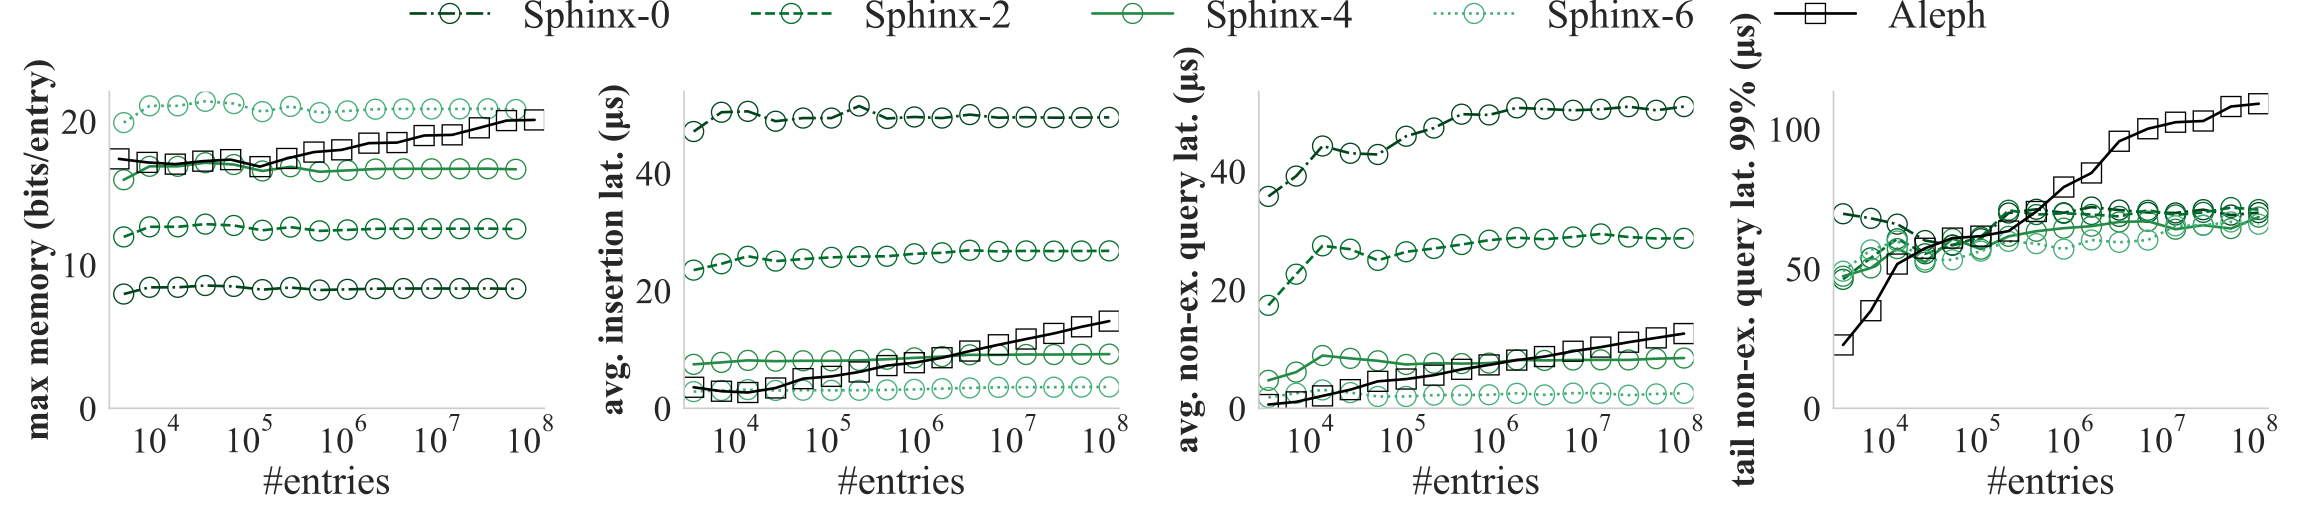

Generate this figure with Python:
import pandas as pd
import matplotlib.pyplot as plt
import seaborn as sns
import os
import numpy as np
from matplotlib.ticker import LogLocator, NullFormatter
from consts import amp2

sns.set_theme(
    style="whitegrid",
    rc={
        "font.family": "serif",
        "font.serif": ["Times New Roman"],
        "font.size": 16,
        "text.usetex": False,
        "mathtext.fontset": "custom",
        "mathtext.rm": "Times New Roman",
    },
)
font_ampl = 1.4 * amp2
# only consider entries greater than this threshold.
from_ = 3000

# folder containing the csv files
home_dir = os.environ.get("HOME")
folder = os.path.join(home_dir, "research/sphinx-review/benchmark/data-extra-bits")

# define the csv files (adjust the names if needed)
files = {
    "extrabits0": os.path.join(folder, "benchmark_Fleck_ExtraBits1.csv"),
    "extrabits2": os.path.join(folder, "benchmark_Fleck_ExtraBits2.csv"),
    "extrabits4": os.path.join(folder, "benchmark_Fleck_ExtraBits4.csv"),
    "extrabits6": os.path.join(folder, "benchmark_Fleck_ExtraBits6.csv"),
    "infinifilter": os.path.join(folder, "benchmark_InfiniFilter.csv"),
}

# mapping of dataset keys to legend labels (using fleck-{i})
legend_names = {
    "extrabits0": "Sphinx",
    "extrabits2": "Sphinx-2",
    "extrabits4": "Sphinx-4",
    "extrabits6": "Sphinx-6",
    "infinifilter": "Aleph",
}

# function to read csv if it exists, otherwise return None


def read_csv_if_exists(file_path):
    if os.path.exists(file_path):
        return pd.read_csv(file_path)
    else:
        print(f"file {file_path} does not exist. skipping...")
        return None


# read all csv files into a dictionary of dataframes
datasets = {}
for label, file_path in files.items():
    df = read_csv_if_exists(file_path)
    if df is not None:
        # filter data so that only rows with num_entries > from_ are kept
        datasets[label] = df

# New, darker color palette for extrabits (a range of darker blues)
colors = {
    "extrabits0": "#00441B",  # very dark green
    "extrabits2": "#006D2C",
    "extrabits4": "#238B45",
    "extrabits6": "#41AE76",
    "infinifilter": "#000000",
}

# Use the same marker for extrabits (hollow circle) and a distinct one for infinifilter
markers = {
    "extrabits0": "o",
    "extrabits2": "o",
    "extrabits4": "o",
    "extrabits6": "o",
    "infinifilter": "s",
}

# Define distinct linestyles for each dataset to aid differentiation (especially for colorblind users)
linestyles = {
    "extrabits0": "-.",  # solid
    "extrabits2": "--",  # dashed
    "extrabits4": "-",  # dash-dot
    "extrabits6": ":",  # dotted
    "infinifilter": "-",  # or you can choose another style if preferred
}


def sample_points_by_log2(x_array, y_array, offset, rate):
    n = len(x_array)
    diff = np.diff(np.floor(np.log2(x_array) * rate + offset))
    idx = np.where(diff != 0)[0] + 1
    # if idx.size == 0 or idx[-1] != n - 1:
    #     idx = np.append(idx, n - 1)
    print(f"Number of samples: {len(idx)}")
    return x_array[idx], y_array[idx]


def smooth_data_insertion_with_expansion(data, column):
    x = data["num_entries"]
    y = data[column]
    bins = np.floor(np.log2(x)).astype(int)
    df_bins = pd.DataFrame({"bin": bins, "y": y})
    grouped = df_bins.groupby("bin")["y"].mean().reset_index()
    grouped["num_entries"] = 2 ** (grouped["bin"] + 1)
    grouped = grouped[grouped["num_entries"] > from_]
    # moving average
    grouped["y"] = grouped["y"].rolling(window=3, min_periods=1).mean()
    return grouped["num_entries"], grouped["y"]


def smooth_data(data, column, window_size, label, factor=3):
    roll_mean = data[column].rolling(window=window_size, min_periods=1).mean()
    roll_std = data[column].std()
    mask = (data[column] - roll_mean).abs() <= factor * roll_std
    filtered = data[column].where(mask)
    filtered_filled = filtered.interpolate(limit_direction="both")
    smoothed = filtered_filled.rolling(window=window_size, min_periods=1).mean()
    return smoothed


def local_extrema(data, col, label):
    min_entries = 0
    x = data["num_entries"]
    first_index = x[x > min_entries].index.min()
    win = 1
    mask1 = (data[col] >= data[col].shift(win)) & (data[col] >= data[col].shift(-win))
    win = 2
    mask2 = (data[col] >= data[col].shift(win)) & (data[col] >= data[col].shift(-win))
    mask = mask1 & mask2
    mask.iloc[first_index] = True
    mask.iloc[:first_index] = False
    mask.iloc[-1] = False
    extrema = data.loc[mask, col]
    x_ax = data.loc[mask, "num_entries"]
    return x_ax, extrema


def plot_metric(
    metric,
    ylabel,
    title,
    ax,
    datasets,
    skip=1,
    smoothing_window=1,
    no_smooth=True,
    y_limit=None,
    marker_size=8,
):
    for label, data in datasets.items():
        if "memory" in metric:
            x_ax, plot_data = local_extrema(data, metric, label)
        elif metric == "insertion_time":
            x_ax, plot_data = smooth_data_insertion_with_expansion(data, metric)
        else:
            plot_data = smooth_data(data, metric, smoothing_window, label)
            x_ax, plot_data = sample_points_by_log2(
                data["num_entries"], plot_data, 0.3, 1
            )
        from_index = np.asarray(x_ax).ravel().searchsorted(from_)
        plot_data = plot_data[from_index:]
        if metric != "memory":
            plot_data = plot_data / 1000
        x_ax = x_ax[from_index:]

        ax.plot(
            x_ax,
            plot_data,
            label=legend_names.get(label, label),  # use mapped legend name
            color=colors[label],
            marker=markers[label],
            markerfacecolor="none",  # hollow markers
            markersize=marker_size * 1.5,
            linestyle=linestyles[label],  # use the new linestyle
            linewidth=2,  # optionally, thicker lines for better visibility
            alpha=1,
        )

    if y_limit:
        ax.set_ylim(0, y_limit)
    else:
        ax.set_ylim(0)
    # set ticks all powers of 10 from 10**4 to 10**8

    ax.grid(False)  # remove grid lines
    ax.set_xlabel("#entries", fontsize=font_ampl * 18)  # x-axis not bold
    ax.set_ylabel(ylabel, fontsize=font_ampl * 16, fontweight="bold")  # y-axis bold
    ax.yaxis.set_label_coords(-0.16, 0.43)
    # set x-axis to logarithmic scale
    ax.tick_params(axis="both", which="major", labelsize=16 * font_ampl)
    ax.set_xscale("log")
    ticks = [10**i for i in range(4, 9)]
    ax.set_xticks(ticks)


# create a 1x3 grid of subplots for insertion time, query time, and non-existent query time
fig, axes = plt.subplots(1, 4, figsize=(24, 5), sharey=False)
smoothing_window = 20
skip = -1
MARKER_SIZE = 10

plot_metric(
    "memory",
    "max memory (bits/entry)",
    "nothing here",
    axes[0],
    datasets,
    skip=skip,
    smoothing_window=smoothing_window,
    no_smooth=False,
    marker_size=MARKER_SIZE,
)


plot_metric(
    "insertion_time",
    "avg. insertion lat. (μs)",
    "insertion time vs # entries",
    axes[1],
    datasets,
    skip=skip,
    smoothing_window=smoothing_window,
    no_smooth=False,
    marker_size=MARKER_SIZE,
)
plot_metric(
    "non_exs_query_time",
    # microsecond
    "avg. non-ex. query lat. (μs)",
    "non-existent query time vs # entries",
    axes[2],
    datasets,
    skip=skip,
    smoothing_window=smoothing_window,
    no_smooth=False,
    marker_size=MARKER_SIZE,
)
plot_metric(
    "tail-99-non-exs",
    # microsecond
    "tail-99 non-ex. query lat. (μs)",
    "non-existent query time vs # entries",
    axes[3],
    datasets,
    skip=skip,
    smoothing_window=smoothing_window,
    no_smooth=False,
    marker_size=MARKER_SIZE,
)


# add a bit more space on top of y-axis in the middle diagram
ylim_mid = axes[1].get_ylim()


# create a single legend for all curves and place it at the top center
lines, labels = axes[0].get_legend_handles_labels()
fig.legend(
    lines,
    labels,
    loc="upper center",
    ncol=len(datasets),
    fontsize=font_ampl * 18,
    frameon=False,
    bbox_to_anchor=(0.52, 1.07),
)

# remove top and right spines for each axis
for ax in axes:
    ax.spines["top"].set_visible(False)
    ax.spines["right"].set_visible(False)

for ax in axes:
    ax.margins(0.023)

# Set margins similar to benchmark plots
plt.tight_layout(rect=[0, 0, 1, 0.87])
plt.savefig("extra_bits.svg")
